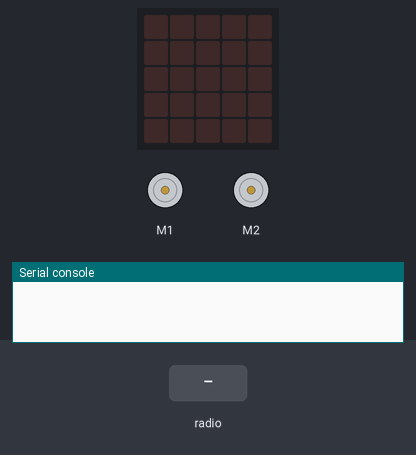
A program run on a simulated BBC micro:bit (MakeCode). On the bench: the board's 5×5 LED display, 2 × DC motor (green arrow = forward, orange = backward, longer = faster), the last lines printed to the serial console. The test bench sets the inputs (shaded band). Random numbers come from a fixed seed; no radio messages arrive unless stated (any console line starting 'radio sent:' is added by the test bench).

Above: at 1.2 s.
1.3 s: radio message "start" arrives
At 2.0 s:
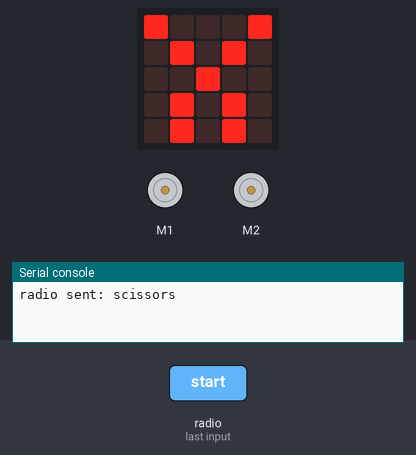
2.8 s: radio message "start" arrives
At 3.2 s:
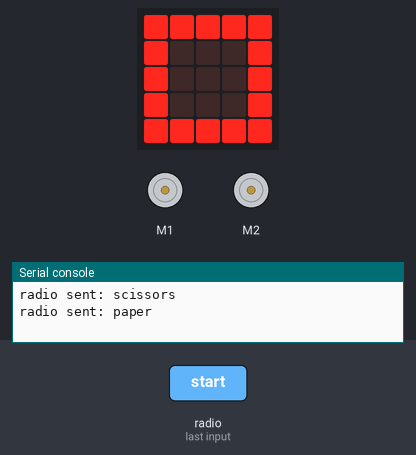
4.3 s: radio message "scissors" arrives
At 5.1 s:
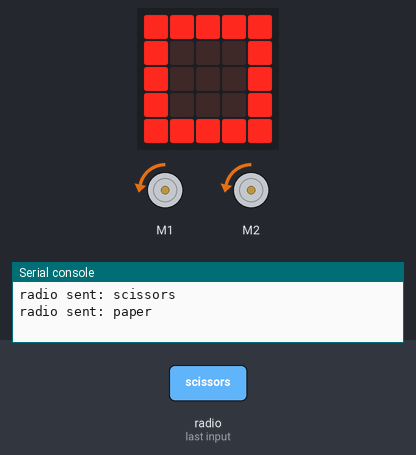
6.8 s: radio message "rock" arrives
At 7.4 s:
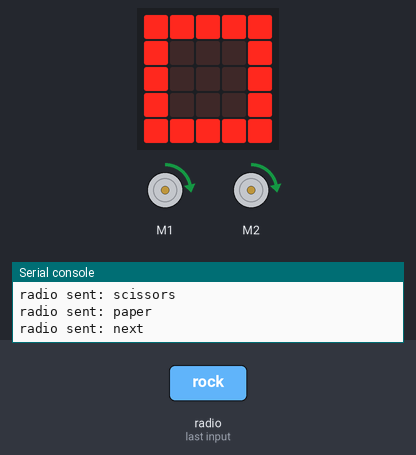
Timing chart, 0 to 9.8 s (numbered marks = the images above; inputs shaded):
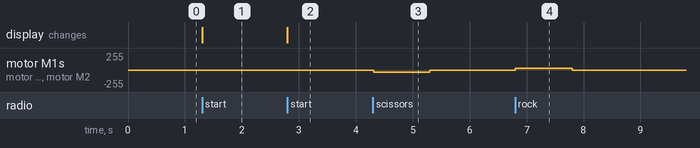

Measured:
- after the input at 1.3 s, the display: changes at once (image 1)
- after the input at 2.8 s, the display: changes at once (image 2)
- after the input at 4.3 s, motor M1, motor M2: stopped → backward 30/255 at once, → stopped 0.98 s later
- after the input at 6.8 s, motor M1, motor M2: stopped → forward 30/255 at once, → stopped 1.0 s later

The program:

main.ts
```typescript
function rockpaperscissors () {
    play = randint(1, 3)
    if (play == 1) {
        radio.sendString("scissors")
        basic.showLeds(`
            # . . . #
            . # . # .
            . . # . .
            . # . # .
            . # . # .
            `)
    } else if (play == 2) {
        radio.sendString("rock")
        basic.showLeds(`
            . . . . .
            . # # # .
            . # # # .
            . # # # .
            . . . . .
            `)
    } else {
        radio.sendString("paper")
        basic.showLeds(`
            # # # # #
            # . . . #
            # . . . #
            # . . . #
            # # # # #
            `)
    }
}
function back () {
    maqueen.motorRun(maqueen.Motors.All, maqueen.Dir.CCW, 30)
    basic.pause(1000)
    maqueen.motorStop(maqueen.Motors.All)
}
radio.onReceivedString(function (receivedString) {
    if (receivedString == "start") {
        rockpaperscissors()
    }
    if (receivedString == "scissors") {
        if (play == 2) {
            go()
        } else if (play == 3) {
            back()
        }
        radio.sendString("next")
    } else if (receivedString == "rock") {
        if (play == 1) {
            back()
        } else if (play == 3) {
            go()
        }
        radio.sendString("next")
    } else if (receivedString == "paper") {
        if (play == 1) {
            go()
        } else if (play == 2) {
            back()
        }
        radio.sendString("next")
    }
})
function go () {
    maqueen.motorRun(maqueen.Motors.All, maqueen.Dir.CW, 30)
    basic.pause(1000)
    maqueen.motorStop(maqueen.Motors.All)
}
let play = 0
radio.setGroup(1)
```

test.ts
```typescript
// 테스트는 여기로 이동합니다; 이 패키지가 확장으로 사용될 때 컴파일되지 않을 것 입니다.
```
